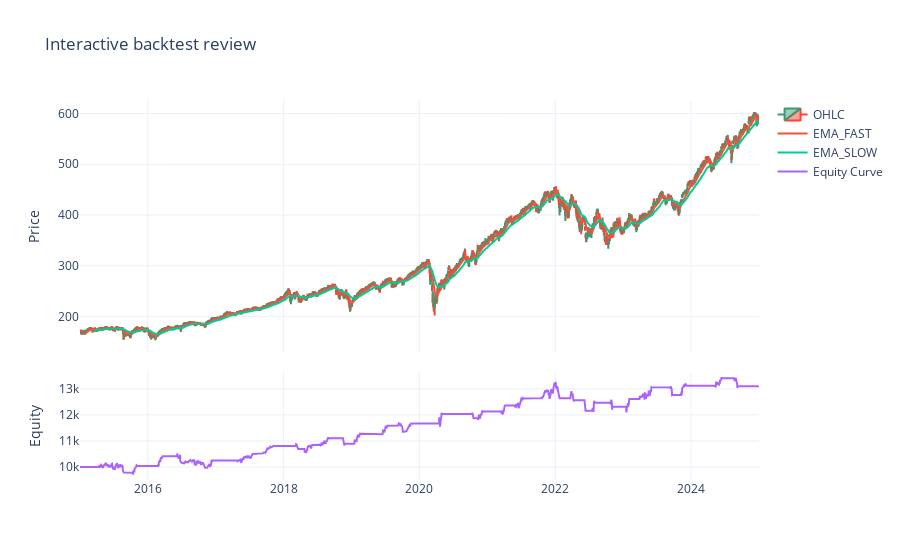

The notebook cell saved with this chart:
### Code cell
import pandas as pd

def _to_naive_timestamp(value):
    if value is None:
        return None
    ts = pd.Timestamp(value)
    if ts.tzinfo is not None:
        ts = ts.tz_convert('UTC').tz_localize(None)
    return ts

def extract_closed_trades(trade_analysis):
    closed = trade_analysis.get('closed', []) or []
    rows = []
    for trade in closed:
        entry_ts = _to_naive_timestamp(trade.get('open_datetime') or trade.get('dtopen'))
        exit_ts = _to_naive_timestamp(trade.get('close_datetime') or trade.get('dtclose'))
        rows.append({
            'entry_time': entry_ts,
            'exit_time': exit_ts,
            'entry_price': trade.get('open_price') or trade.get('price'),
            'exit_price': trade.get('close_price'),
            'size': trade.get('size', trade.get('opened')),
            'pnl': trade.get('pnl'),
        })
    return pd.DataFrame(rows)

trade_analysis = strategy_instance.analyzers.trades.get_analysis()
trades_df = extract_closed_trades(trade_analysis)

time_returns = strategy_instance.analyzers.timereturn.get_analysis()
if time_returns:
    equity_series = pd.Series(time_returns).sort_index()
    equity_curve = initial_capital * (1 + equity_series).cumprod()
else:
    equity_curve = pd.Series(dtype='float64')

if getattr(df_daily.index, 'tz', None) is not None:
    price_index = df_daily.index.tz_convert('UTC').tz_localize(None)
else:
    price_index = df_daily.index

price_lookup = df_daily[['close']].copy()
price_lookup.index = price_index

fig_bt = make_subplots(rows=2, cols=1, shared_xaxes=True, vertical_spacing=0.05, row_heights=[0.7, 0.3])
fig_bt.add_trace(go.Candlestick(x=price_index, open=df_daily['open'], high=df_daily['high'], low=df_daily['low'], close=df_daily['close'], name='OHLC'), row=1, col=1)
fig_bt.add_trace(go.Scatter(x=price_index, y=df_plot['EMA_FAST'], mode='lines', name='EMA_FAST'), row=1, col=1)
fig_bt.add_trace(go.Scatter(x=price_index, y=df_plot['EMA_SLOW'], mode='lines', name='EMA_SLOW'), row=1, col=1)

if not trades_df.empty:
    entries = trades_df.dropna(subset=['entry_time'])
    entry_prices = entries['entry_price']
    if entry_prices.isna().any():
        fallback = price_lookup['close'].reindex(entries['entry_time'], method='nearest')
        entry_prices = entry_prices.fillna(fallback)
    fig_bt.add_trace(go.Scatter(x=entries['entry_time'], y=entry_prices, mode='markers', name='Entry', marker=dict(symbol='triangle-up', color='green', size=10)), row=1, col=1)
    exits = trades_df.dropna(subset=['exit_time'])
    if not exits.empty:
        exit_prices = exits['exit_price']
        if exit_prices.isna().any():
            fallback_exit = price_lookup['close'].reindex(exits['exit_time'], method='nearest')
            exit_prices = exit_prices.fillna(fallback_exit)
        fig_bt.add_trace(go.Scatter(x=exits['exit_time'], y=exit_prices, mode='markers', name='Exit', marker=dict(symbol='triangle-down', color='red', size=10)), row=1, col=1)

if not equity_curve.empty:
    eq_index = equity_curve.index
    if getattr(eq_index, 'tz', None) is not None:
        eq_index = eq_index.tz_convert('UTC').tz_localize(None)
    fig_bt.add_trace(go.Scatter(x=eq_index, y=equity_curve, mode='lines', name='Equity Curve'), row=2, col=1)
else:
    fig_bt.add_trace(go.Scatter(x=[price_index.min()], y=[initial_capital], mode='lines', name='Equity Curve'), row=2, col=1)

fig_bt.update_yaxes(title_text='Price', row=1, col=1)
fig_bt.update_yaxes(title_text='Equity', row=2, col=1)
fig_bt.update_layout(title='Interactive backtest review', template='plotly_white', xaxis_rangeslider_visible=False)
fig_bt.show()

trades_df.head()

### Figure 1 — Plotly figure (JSON) as saved in the notebook; plotly's stock layout.template omitted (floating-point values rounded to 4 significant figures; data arrays with more than 128 entries replaced by an {"elided": "..."} marker saying what was removed)
{"data": [{"close": {"elided": "2516 float values"}, "high": {"elided": "2516 float values"}, "low": {"elided": "2516 float values"}, "name": "OHLC", "open": {"elided": "2516 float values"}, "type": "candlestick", "x": {"elided": "2516 str values"}, "xaxis": "x", "yaxis": "y"}, {"mode": "lines", "name": "EMA_FAST", "type": "scatter", "x": {"elided": "2516 str values"}, "xaxis": "x", "y": {"elided": "2516 float values"}, "yaxis": "y"}, {"mode": "lines", "name": "EMA_SLOW", "type": "scatter", "x": {"elided": "2516 str values"}, "xaxis": "x", "y": {"elided": "2516 float values"}, "yaxis": "y"}, {"mode": "lines", "name": "Equity Curve", "type": "scatter", "x": {"elided": "2516 str values"}, "xaxis": "x2", "y": {"elided": "2516 float values"}, "yaxis": "y2"}], "layout": {"title": {"text": "Interactive backtest review"}, "xaxis": {"anchor": "y", "domain": [0, 1], "matches": "x2", "rangeslider": {"visible": false}, "showticklabels": false}, "xaxis2": {"anchor": "y2", "domain": [0, 1]}, "yaxis": {"anchor": "x", "domain": [0.335, 1.0], "title": {"text": "Price"}}, "yaxis2": {"anchor": "x2", "domain": [0, 0.285], "title": {"text": "Equity"}}}}
